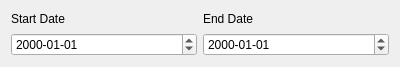
<?xml version="1.0" encoding="UTF-8"?>
<ui version="4.0">
 <class>Form</class>
 <widget class="QWidget" name="Form">
  <property name="geometry">
   <rect>
    <x>0</x>
    <y>0</y>
    <width>400</width>
    <height>67</height>
   </rect>
  </property>
  <property name="windowTitle">
   <string>Form</string>
  </property>
  <layout class="QGridLayout" name="gridLayout">
   <item row="0" column="0">
    <widget class="QLabel" name="label_start">
     <property name="text">
      <string>Start Date</string>
     </property>
    </widget>
   </item>
   <item row="0" column="1">
    <widget class="QLabel" name="label_end">
     <property name="text">
      <string>End Date</string>
     </property>
    </widget>
   </item>
   <item row="1" column="0">
    <widget class="QgsDateTimeEdit" name="date_start">
     <property name="minimumDateTime">
      <datetime>
       <hour>0</hour>
       <minute>0</minute>
       <second>0</second>
       <year>1972</year>
       <month>1</month>
       <day>1</day>
      </datetime>
     </property>
     <property name="minimumDate">
      <date>
       <year>1972</year>
       <month>1</month>
       <day>1</day>
      </date>
     </property>
     <property name="currentSection">
      <enum>QDateTimeEdit::YearSection</enum>
     </property>
     <property name="displayFormat">
      <string>yyyy-MM-dd</string>
     </property>
    </widget>
   </item>
   <item row="1" column="1">
    <widget class="QgsDateTimeEdit" name="date_end">
     <property name="minimumDateTime">
      <datetime>
       <hour>0</hour>
       <minute>0</minute>
       <second>0</second>
       <year>1972</year>
       <month>1</month>
       <day>1</day>
      </datetime>
     </property>
     <property name="minimumDate">
      <date>
       <year>1972</year>
       <month>1</month>
       <day>1</day>
      </date>
     </property>
     <property name="currentSection">
      <enum>QDateTimeEdit::YearSection</enum>
     </property>
     <property name="displayFormat">
      <string>yyyy-MM-dd</string>
     </property>
    </widget>
   </item>
  </layout>
 </widget>
 <customwidgets>
  <customwidget>
   <class>QgsDateTimeEdit</class>
   <extends>QDateTimeEdit</extends>
   <header>qgsdatetimeedit.h</header>
  </customwidget>
 </customwidgets>
 <resources/>
 <connections/>
</ui>
